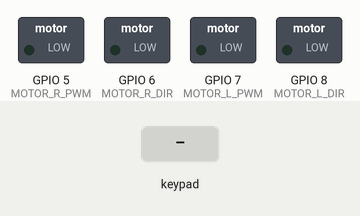
Recording of a sketch running on a simulated ESP32-S3. On the bench: switched loads named in the sketch (green lamp = pin HIGH). The test bench sets the inputs (shaded band). What the sketch prints to the serial monitor is not drawn.

Above: at 1.2 s.
1.3 s: key 'U' pressed
At 2.2 s:
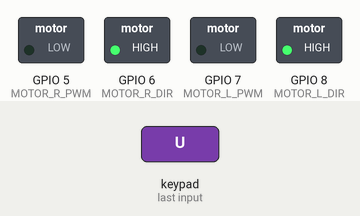
3.2 s: key 'D' pressed
At 3.4 s:
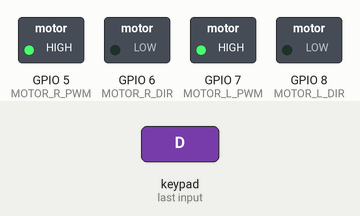
5.1 s: key 'O' pressed
At 6.3 s:
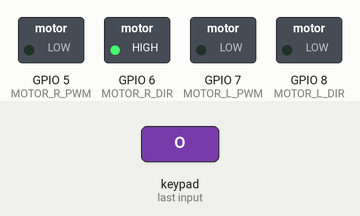
7.0 s: key 'S' pressed
At 7.8 s:
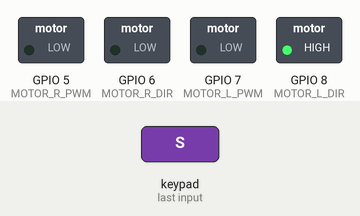
Timing chart, 0 to 9.9 s (numbered marks = the images above; inputs shaded):
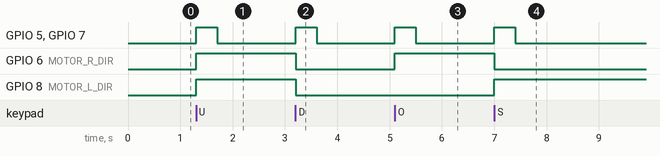

Measured:
- after the input at 1.3 s, GPIO 5 (MOTOR_R_PWM), GPIO 7 (MOTOR_L_PWM): LOW → HIGH at once, → LOW 0.40 s later; GPIO 6 (MOTOR_R_DIR), GPIO 8 (MOTOR_L_DIR): LOW → HIGH at once
- after the input at 3.2 s, GPIO 5 (MOTOR_R_PWM), GPIO 7 (MOTOR_L_PWM): LOW → HIGH at once, → LOW 0.40 s later; GPIO 6 (MOTOR_R_DIR), GPIO 8 (MOTOR_L_DIR): HIGH → LOW at once
- after the input at 5.1 s, GPIO 5 (MOTOR_R_PWM), GPIO 7 (MOTOR_L_PWM): LOW → HIGH at once, → LOW 0.40 s later; GPIO 6 (MOTOR_R_DIR): LOW → HIGH at once
- after the input at 7.0 s, GPIO 5 (MOTOR_R_PWM), GPIO 7 (MOTOR_L_PWM): LOW → HIGH at once, → LOW 0.40 s later; GPIO 6 (MOTOR_R_DIR): HIGH → LOW at once; GPIO 8 (MOTOR_L_DIR): LOW → HIGH at once

The sketch:

WAVESHARE_ESP32S3ZERO_PWM_DIR_V1_BLE_LIBV3_DIGITAL_OK.ino
```cpp
/*
   SLK Mini Sumo Board + Waveshare ESP32-S3 Zero
   Dabble GamePad - DIGITAL MODE

   ESP32 Arduino Core 3.x
   Using 5000Hz PWM

   UP              = FORWARD
   DOWN            = BACKWARD
   SQUARE          = TURN LEFT
   CIRCLE          = TURN RIGHT

   MAX PWM = 61
*/

#define CUSTOM_SETTINGS
#define INCLUDE_GAMEPAD_MODULE
#include <DabbleESP32.h>

// --- MOTOR PINS ---
#define MOTOR_L_PWM  7
#define MOTOR_L_DIR  8

#define MOTOR_R_PWM  5
#define MOTOR_R_DIR  6

// --- PWM LIMIT ---
#define MAX_PWM 255

// --- TURNING PWM ---
#define TURN_PWM 20


void setup() {

  Serial.begin(115200);

  pinMode(MOTOR_L_DIR, OUTPUT);
  pinMode(MOTOR_R_DIR, OUTPUT);

  pinMode(MOTOR_L_PWM, OUTPUT);
  pinMode(MOTOR_R_PWM, OUTPUT);

  // Motors OFF
  analogWriteFrequency(MOTOR_L_PWM, 5000);
  analogWriteFrequency(MOTOR_R_PWM, 5000);

  // Motors OFF initially
  analogWrite(MOTOR_L_PWM, 0);
  analogWrite(MOTOR_R_PWM, 0);

  Dabble.begin("SLK_Sumo_Dabble");
}


void loop() {

  Dabble.processInput();

  bool up     = GamePad.isUpPressed();
  bool down   = GamePad.isDownPressed();
  bool square = GamePad.isSquarePressed();
  bool circle = GamePad.isCirclePressed();


  if (up && square) {

  digitalWrite(MOTOR_L_DIR, HIGH);
  digitalWrite(MOTOR_R_DIR, HIGH);

  // LEFT motor FAST, RIGHT motor SLOW
  analogWrite(MOTOR_L_PWM, MAX_PWM);
  analogWrite(MOTOR_R_PWM, TURN_PWM);
}


// UP + CIRCLE = FORWARD + RIGHT
else if (up && circle) {

  digitalWrite(MOTOR_L_DIR, HIGH);
  digitalWrite(MOTOR_R_DIR, HIGH);

  // LEFT motor SLOW, RIGHT motor FAST
  analogWrite(MOTOR_L_PWM, TURN_PWM);
  analogWrite(MOTOR_R_PWM, MAX_PWM);
}


// DOWN + SQUARE = BACKWARD + LEFT
else if (down && square) {

  digitalWrite(MOTOR_L_DIR, LOW);
  digitalWrite(MOTOR_R_DIR, LOW);

  // LEFT motor FAST, RIGHT motor SLOW
  analogWrite(MOTOR_L_PWM, MAX_PWM);
  analogWrite(MOTOR_R_PWM, TURN_PWM);
}


// DOWN + CIRCLE = BACKWARD + RIGHT
else if (down && circle) {

  digitalWrite(MOTOR_L_DIR, LOW);
  digitalWrite(MOTOR_R_DIR, LOW);

  // LEFT motor SLOW, RIGHT motor FAST
  analogWrite(MOTOR_L_PWM, TURN_PWM);
  analogWrite(MOTOR_R_PWM, MAX_PWM);
}


  // =====================================================
  // UP = FORWARD
  // =====================================================
  else if (up) {

    digitalWrite(MOTOR_L_DIR, HIGH);
    digitalWrite(MOTOR_R_DIR, HIGH);

    analogWrite(MOTOR_L_PWM, MAX_PWM);
    analogWrite(MOTOR_R_PWM, MAX_PWM);
  }


  // =====================================================
  // DOWN = BACKWARD
  // =====================================================
  else if (down) {

    digitalWrite(MOTOR_L_DIR, LOW);
    digitalWrite(MOTOR_R_DIR, LOW);

    analogWrite(MOTOR_L_PWM, MAX_PWM);
    analogWrite(MOTOR_R_PWM, MAX_PWM);
  }


  // =====================================================
  // SQUARE = TURN LEFT
  // CORRECTED: SWAPPED FROM PREVIOUS VERSION
  // =====================================================
  else if (square) {

    digitalWrite(MOTOR_L_DIR, HIGH);
    digitalWrite(MOTOR_R_DIR, LOW);

    analogWrite(MOTOR_L_PWM, MAX_PWM);
    analogWrite(MOTOR_R_PWM, MAX_PWM);
  }


  // =====================================================
  // CIRCLE = TURN RIGHT
  // CORRECTED: SWAPPED FROM PREVIOUS VERSION
  // =====================================================
  else if (circle) {

    digitalWrite(MOTOR_L_DIR, LOW);
    digitalWrite(MOTOR_R_DIR, HIGH);

    analogWrite(MOTOR_L_PWM, MAX_PWM);
    analogWrite(MOTOR_R_PWM, MAX_PWM);
  }


  // =====================================================
  // NO BUTTON = STOP
  // =====================================================
  else {

    analogWrite(MOTOR_L_PWM, 0);
    analogWrite(MOTOR_R_PWM, 0);
  }


  // =====================================================
  // SERIAL MONITOR
  // =====================================================
  Serial.print("UP:");
  Serial.print(up);

  Serial.print(" DOWN:");
  Serial.print(down);

  Serial.print(" SQUARE:");
  Serial.print(square);

  Serial.print(" CIRCLE:");
  Serial.println(circle);
}
```
